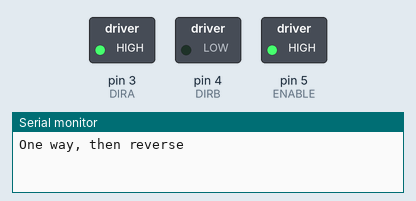
This sketch was run on a simulated Arduino Uno, built with avr-gcc and run on an emulated ATmega328P. On the bench: switched loads named in the sketch (green lamp = pin HIGH), the last lines printed to the serial monitor.

Above: at 0.1 s.
At 5.1 s:
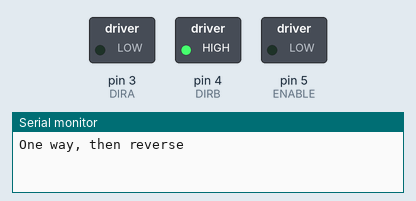
At 11.1 s:
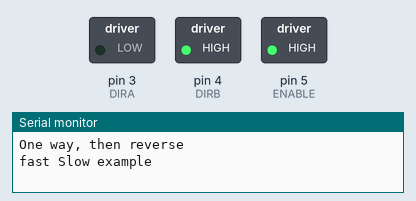
At 20.1 s:
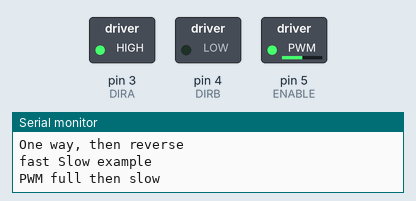
At 26.1 s:
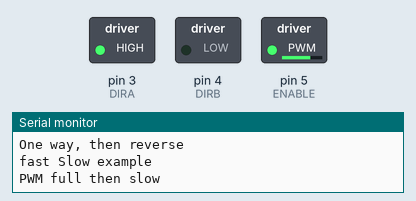
At 30.1 s:
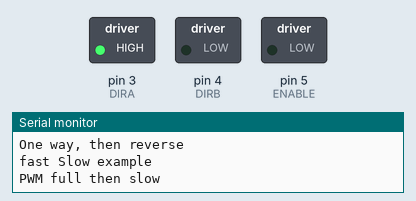
Timing chart, 0 to 31.6 s (numbered marks = the images above):
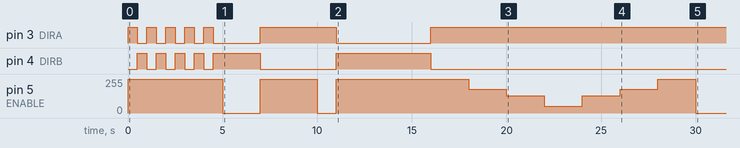

Measured:
- by itself, pin 3 (DIRA): goes 4 × (HIGH 0.50 s, LOW 0.50 s), HIGH 0.50 s, LOW 2.5 s, HIGH 4.0 s, LOW 5.0 s, then HIGH
- by itself, pin 4 (DIRB): goes 4 × (HIGH 0.50 s, LOW 0.50 s), HIGH 2.5 s, LOW 4.0 s, HIGH 5.0 s, then LOW
- by itself, pin 5 (ENABLE): 0/255 → 255/255 at 0.00 s, → 0/255 5.0 s later, → 255/255 2.0 s later, → 0/255 3.0 s later, … (12 changes in this stretch)

The sketch:

DC_Motor.ino
```cpp
//www.elegoo.com
//2016.12.12

/************************
Exercise the motor using
the L293D chip
************************/

#define ENABLE 5
#define DIRA 3
#define DIRB 4

int i;

void setup() {
  //---set pin direction
  pinMode(ENABLE,OUTPUT);
  pinMode(DIRA,OUTPUT);
  pinMode(DIRB,OUTPUT);
  Serial.begin(9600);
}

void loop() {
  //---back and forth example
    Serial.println("One way, then reverse");
    digitalWrite(ENABLE,HIGH); // enable on
    for (i=0;i<5;i++) {
    digitalWrite(DIRA,HIGH); //one way
    digitalWrite(DIRB,LOW);
    delay(500);
    digitalWrite(DIRA,LOW);  //reverse
    digitalWrite(DIRB,HIGH);
    delay(500);
  }
  digitalWrite(ENABLE,LOW); // disable
  delay(2000);

  Serial.println("fast Slow example");
  //---fast/slow stop example
  digitalWrite(ENABLE,HIGH); //enable on
  digitalWrite(DIRA,HIGH); //one way
  digitalWrite(DIRB,LOW);
  delay(3000);
  digitalWrite(ENABLE,LOW); //slow stop
  delay(1000);
  digitalWrite(ENABLE,HIGH); //enable on
  digitalWrite(DIRA,LOW); //one way
  digitalWrite(DIRB,HIGH);
  delay(3000);
  digitalWrite(DIRA,LOW); //fast stop
  delay(2000);

  Serial.println("PWM full then slow");
  //---PWM example, full speed then slow
  analogWrite(ENABLE,255); //enable on
  digitalWrite(DIRA,HIGH); //one way
  digitalWrite(DIRB,LOW);
  delay(2000);
  analogWrite(ENABLE,180); //half speed
  delay(2000);
  analogWrite(ENABLE,128); //half speed
  delay(2000);
  analogWrite(ENABLE,50); //half speed
  delay(2000);
  analogWrite(ENABLE,128); //half speed
  delay(2000);
  analogWrite(ENABLE,180); //half speed
  delay(2000);
  analogWrite(ENABLE,255); //half speed
  delay(2000);
  digitalWrite(ENABLE,LOW); //all done
  delay(10000);
}
```
